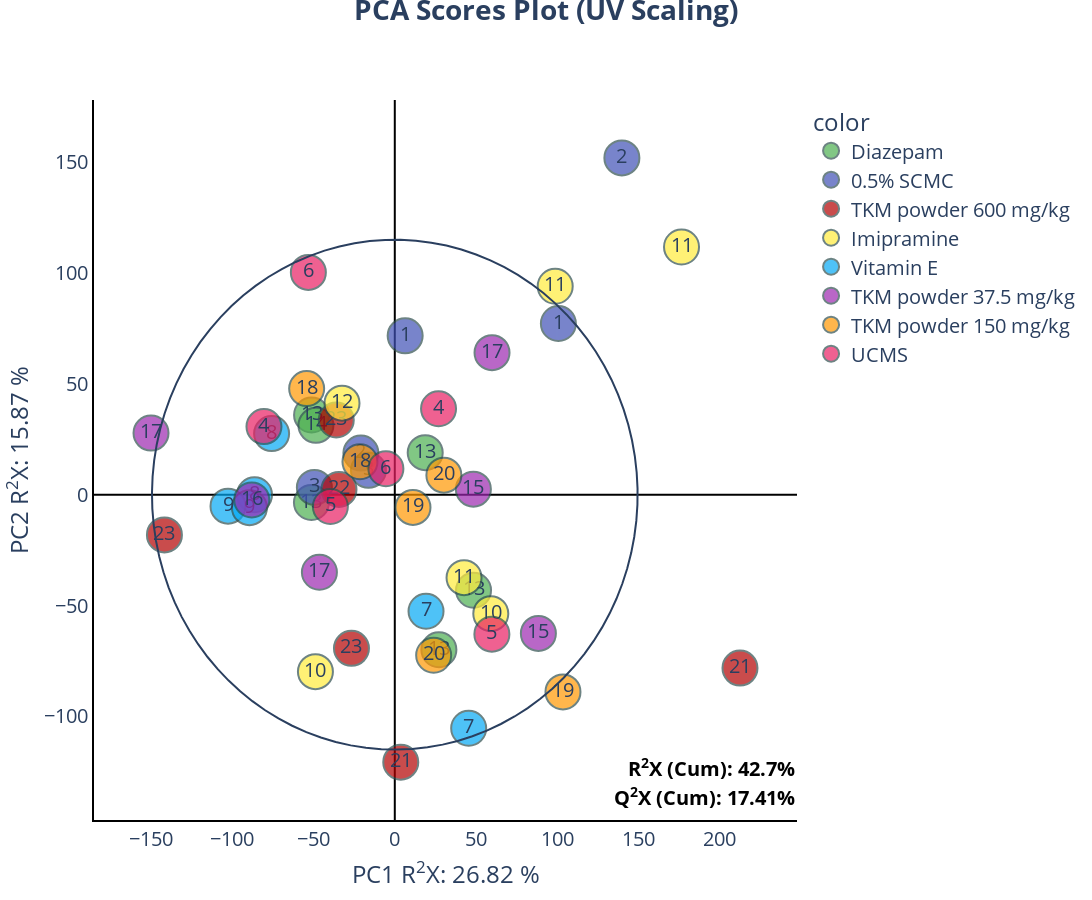

The notebook cell this image was saved under:
### Code cell
# PCA plot


fig = px.scatter(df2_scores_, x='PC1', y='PC2',
                color=Y1,
                color_discrete_map={
                                    "UCMS": "#E91E63",        
                                    "TKM powder 150 mg/kg": "#FF9800",
                                    "Imipramine": "#FFEB3B",       
                                    "TKM powder 37.5 mg/kg": "#9C27B0",
                                    "Vitamin E": "#03A9F4",
                                    "Diazepam": "#4CAF50",        
                                    "TKM powder 600 mg/kg": "#B30000",
                                    "0.5% SCMC": "#3F51B5"
                                    },
                title='<b>PCA Scores Plot ({} Scaling)<b>'.format(scale__), 
                height=900, width=1300,
                labels={"PC1": "PC1 R<sup>2</sup>X: {} %".format(np.round(df_explained_variance_.iloc[1,1]*100, decimals=2)),
                        "PC2": "PC2 R<sup>2</sup>X: {} %".format(np.round(df_explained_variance_.iloc[2,1]*100, decimals=2))},
                        text=pca_label,)

#fig.add_annotation(yref = 'paper', y = -1.06, xref = 'paper', x=1.06 , text='Q2' +' = {}'.format(np.round(df_explained_variance_.iloc[2,2], decimals=2)))
#fig.update_annotations(font = {
#    'size': 20}, showarrow=False)

#set data point fill alpha with boarder in each color
fig.update_traces(marker=dict(size=35, opacity=0.7, line=dict(width=2, color='DarkSlateGrey')))

fig.add_annotation(dict(font=dict(color="black",size=20),
                        #x=x_loc,
                        x=1.0,
                        y=0.05,
                        showarrow=False,
                        text='<b>R<sup>2</sup>X (Cum): {}%<b>'.format(np.round(df_explained_variance_.iloc[2,2]*100, decimals=2)),
                        textangle=0,
                        xref="paper",
                        yref="paper"),
                        # set alignment of text to left side of entry
                        align="left")

fig.add_annotation(dict(font=dict(color="black",size=20),
                        #x=x_loc,
                        x=1.0,
                        y=0.01,
                        showarrow=False,
                        text='<b>Q<sup>2</sup>X (Cum): {}%<b>'.format(np.round(q2_test*100, decimals=2)),
                        textangle=0,
                        xref="paper",
                        yref="paper"),
                        # set alignment of text to left side of entry
                        align="left")



fig.update_traces(marker=dict(size=35))
#fig.update_traces(textposition='top center') #Text label position

#fig.update_traces(marker=dict(size=12, color=Y1_color, marker=Y2_marker))
fig.add_shape(type='path',
            path=confidence_ellipse(df2_scores_['PC1'], df2_scores_['PC2']))



fig.update_xaxes(zeroline=True, zerolinewidth=2, zerolinecolor='Black')
fig.update_yaxes(zeroline=True, zerolinewidth=2, zerolinecolor='Black')
fig.update_xaxes(showline=True, linewidth=2, linecolor='black')
fig.update_yaxes(showline=True, linewidth=2, linecolor='black')
fig.update_layout(
    title={
        'y':1,
        'x':0.5,
        'xanchor': 'center',
        'yanchor': 'top'},
    font=dict(size=20))
fig.update_layout(paper_bgcolor='rgba(0,0,0,0)',plot_bgcolor='rgba(0,0,0,0)')
fig.show()
#save html
fig.write_html('pca_all_cage_label.html')

### Figure 1 — Plotly figure (JSON) as saved in the notebook; plotly's stock layout.template omitted (floating-point values rounded to 4 significant figures)
{"data": [{"hovertemplate": "color=Diazepam<br>PC1 R<sup>2</sup>X: 26.82 %=%{x}<br>PC2 R<sup>2</sup>X: 15.87 %=%{y}<br>text=%{text}<extra></extra>", "legendgroup": "Diazepam", "marker": {"color": "#4CAF50", "line": {"color": "DarkSlateGrey", "width": 2}, "opacity": 0.7, "size": 35, "symbol": "circle"}, "mode": "markers+text", "name": "Diazepam", "orientation": "v", "showlegend": true, "text": [13, 13, 13, 13, 13, 14], "type": "scatter", "x": [48.48, 27.15, 18.72, -51.23, -51.31, -48.55], "xaxis": "x", "y": [-43.11, -69.93, 18.95, 35.95, -3.538, 31.29], "yaxis": "y"}, {"hovertemplate": "color=0.5% SCMC<br>PC1 R<sup>2</sup>X: 26.82 %=%{x}<br>PC2 R<sup>2</sup>X: 15.87 %=%{y}<br>text=%{text}<extra></extra>", "legendgroup": "0.5% SCMC", "marker": {"color": "#3F51B5", "line": {"color": "DarkSlateGrey", "width": 2}, "opacity": 0.7, "size": 35, "symbol": "circle"}, "mode": "markers+text", "name": "0.5% SCMC", "orientation": "v", "showlegend": true, "text": [1, 1, 2, 2, 3, 3], "type": "scatter", "x": [6.382, 100.7, -20.86, 139.8, -49.5, -16.2], "xaxis": "x", "y": [71.68, 77.22, 18.77, 151.9, 3.296, 10.99], "yaxis": "y"}, {"hovertemplate": "color=TKM powder 600 mg/kg<br>PC1 R<sup>2</sup>X: 26.82 %=%{x}<br>PC2 R<sup>2</sup>X: 15.87 %=%{y}<br>text=%{text}<extra></extra>", "legendgroup": "TKM powder 600 mg/kg", "marker": {"color": "#B30000", "line": {"color": "DarkSlateGrey", "width": 2}, "opacity": 0.7, "size": 35, "symbol": "circle"}, "mode": "markers+text", "name": "TKM powder 600 mg/kg", "orientation": "v", "showlegend": true, "text": [21, 21, 22, 23, 23, 23], "type": "scatter", "x": [3.676, 212.5, -34.36, -36.04, -141.8, -26.68], "xaxis": "x", "y": [-120.6, -78.2, 2.381, 33.68, -18.13, -69.3], "yaxis": "y"}, {"hovertemplate": "color=Imipramine<br>PC1 R<sup>2</sup>X: 26.82 %=%{x}<br>PC2 R<sup>2</sup>X: 15.87 %=%{y}<br>text=%{text}<extra></extra>", "legendgroup": "Imipramine", "marker": {"color": "#FFEB3B", "line": {"color": "DarkSlateGrey", "width": 2}, "opacity": 0.7, "size": 35, "symbol": "circle"}, "mode": "markers+text", "name": "Imipramine", "orientation": "v", "showlegend": true, "text": [10, 10, 11, 11, 11, 12], "type": "scatter", "x": [59.1, -48.85, 98.75, 42.63, 176.5, -32.5], "xaxis": "x", "y": [-53.67, -79.81, 94.02, -37.42, 111.7, 41.29], "yaxis": "y"}, {"hovertemplate": "color=Vitamin E<br>PC1 R<sup>2</sup>X: 26.82 %=%{x}<br>PC2 R<sup>2</sup>X: 15.87 %=%{y}<br>text=%{text}<extra></extra>", "legendgroup": "Vitamin E", "marker": {"color": "#03A9F4", "line": {"color": "DarkSlateGrey", "width": 2}, "opacity": 0.7, "size": 35, "symbol": "circle"}, "mode": "markers+text", "name": "Vitamin E", "orientation": "v", "showlegend": true, "text": [7, 7, 8, 8, 9, 9], "type": "scatter", "x": [19.22, 45.49, -86.35, -75.83, -102.7, -89.48], "xaxis": "x", "y": [-52.6, -105.4, -0.03643, 27.56, -5.16, -5.84], "yaxis": "y"}, {"hovertemplate": "color=TKM powder 37.5 mg/kg<br>PC1 R<sup>2</sup>X: 26.82 %=%{x}<br>PC2 R<sup>2</sup>X: 15.87 %=%{y}<br>text=%{text}<extra></extra>", "legendgroup": "TKM powder 37.5 mg/kg", "marker": {"color": "#9C27B0", "line": {"color": "DarkSlateGrey", "width": 2}, "opacity": 0.7, "size": 35, "symbol": "circle"}, "mode": "markers+text", "name": "TKM powder 37.5 mg/kg", "orientation": "v", "showlegend": true, "text": [15, 15, 16, 17, 17, 17], "type": "scatter", "x": [48.38, 88.39, -88.05, 59.85, -46.4, -150.1], "xaxis": "x", "y": [2.482, -62.56, -2.362, 64.05, -34.98, 27.79], "yaxis": "y"}, {"hovertemplate": "color=TKM powder 150 mg/kg<br>PC1 R<sup>2</sup>X: 26.82 %=%{x}<br>PC2 R<sup>2</sup>X: 15.87 %=%{y}<br>text=%{text}<extra></extra>", "legendgroup": "TKM powder 150 mg/kg", "marker": {"color": "#FF9800", "line": {"color": "DarkSlateGrey", "width": 2}, "opacity": 0.7, "size": 35, "symbol": "circle"}, "mode": "markers+text", "name": "TKM powder 150 mg/kg", "orientation": "v", "showlegend": true, "text": [18, 18, 19, 19, 20, 20], "type": "scatter", "x": [-21.43, -54.26, 103.5, 11.19, 30.22, 23.93], "xaxis": "x", "y": [14.84, 47.85, -88.97, -5.731, 8.794, -72.43], "yaxis": "y"}, {"hovertemplate": "color=UCMS<br>PC1 R<sup>2</sup>X: 26.82 %=%{x}<br>PC2 R<sup>2</sup>X: 15.87 %=%{y}<br>text=%{text}<extra></extra>", "legendgroup": "UCMS", "marker": {"color": "#E91E63", "line": {"color": "DarkSlateGrey", "width": 2}, "opacity": 0.7, "size": 35, "symbol": "circle"}, "mode": "markers+text", "name": "UCMS", "orientation": "v", "showlegend": true, "text": [4, 4, 5, 5, 6, 6], "type": "scatter", "x": [-80.53, 26.94, 59.76, -39.66, -53.21, -5.476], "xaxis": "x", "y": [30.71, 38.76, -62.91, -5.31, 100.3, 11.71], "yaxis": "y"}], "layout": {"annotations": [{"align": "left", "font": {"color": "black", "size": 20}, "showarrow": false, "text": "<b>R<sup>2</sup>X (Cum): 42.7%<b>", "textangle": 0, "x": 1, "xref": "paper", "y": 0.05, "yref": "paper"}, {"align": "left", "font": {"color": "black", "size": 20}, "showarrow": false, "text": "<b>Q<sup>2</sup>X (Cum): 17.41%<b>", "textangle": 0, "x": 1, "xref": "paper", "y": 0.01, "yref": "paper"}], "font": {"size": 20}, "height": 900, "legend": {"title": {"text": "color"}, "tracegroupgap": 0}, "paper_bgcolor": "rgba(0,0,0,0)", "plot_bgcolor": "rgba(0,0,0,0)", "shapes": [{"path": "M 105.6958768920989, 81.31749285169762L98.77943009229261, 86.31124856339125L91.46523339108899, 90.95745934013746L83.78273847710366, 95.23741653098945L75.76288004586648, 99.13388625892385L67.43795123672105, 102.631178815581L58.841473599749975, 105.71521183818285L50.008062116324176, 108.37356701423762L40.973285816789875, 110.59554008570124L31.77352455653726, 112.37218395124647L22.445822527162978, 113.69634469308212L13.027739092584993, 114.56269038325516L3.5571975507405114, 114.96773255344252L-5.927667570150096, 114.90984024178196L-15.388664065869035, 114.38924656017986L-24.787695842727825, 113.4080477556517L-34.086916317090726, 111.9701947694753L-43.24888081020943, 110.08147732814476L-52.236697324728375, 107.74950063018527L-61.01417509573747, 104.98365472270287L-69.54597031820896, 101.79507669097889L-77.79772846402588, 98.19660581335836L-85.73622261554166, 94.20273186200757L-93.32948725865018, 89.82953675771569L-100.54694699662912, 85.09462981367571L-107.35953966647102, 80.01707682899546L-113.73983336195658, 74.61732331745347L-119.66213689225899, 68.91711218063142L-125.10260323130186, 62.93939615692327L-130.03932554131652, 56.70824539895887L-134.45242538394595, 50.248750551594725L-138.3241327637, 43.586921720742694L-141.63885768145533, 36.74958373985367L-144.3832529098797, 29.76426815578081L-146.54626773800538, 22.65910236895765L-148.1191924685422, 15.462696374283627L-149.0956934887542, 8.204027558772749L-149.47183877368292, 0.9123240198430626L-149.24611371902415, -6.383053125915418L-148.41942723990473, -13.6527279695947L-146.99510811100222, -20.86742809638565L-144.97889156274417, -27.99810245526122L-142.37889618755932, -35.016038337305204L-139.20559124917136, -41.89297699165745L-135.47175452656904, -48.601227413529415L-131.1924208623998, -55.11377784610753L-126.38482162296518, -61.40440454736379L-121.06831531359008, -67.44777738380981L-115.26430962875462, -73.21956182600398L-108.99617525086408, -78.69651693511288L-102.28915174475914, -83.85658894596942L-95.17024592689683, -88.67900006980102L-87.66812311843215, -93.14433215905208L-79.81299172008734, -97.23460489741022L-71.63648157358378, -100.93334820019444L-63.17151659943326, -104.22566853357277L-54.45218222392992, -107.09830888556667L-45.51358812916924, -109.53970214735914L-36.391726878749694, -111.54001768995954L-27.12332898842273, -113.09120094867664L-17.745715025269263, -114.18700585600813L-8.296645330948651, -114.82301999234966L1.185832025870484, -114.99668235325142L10.663534455653407, -114.7072936616791L20.09829859581151, -113.95601918375573L29.45213398109347, -112.74588403664627L38.687376017780856, -111.08176100747843L47.76683764571282, -108.9703509323489L56.65395907745319, -106.42015571442113L65.3129550116505, -103.44144408976221L73.7089587278165, -100.0462102787669L81.80816248230315, -96.24812568966557L89.57795364015473, -92.06248386858817L96.987045994678, -87.50613891785198L104.00560574595433, -82.59743763044L110.60537163102205, -77.35614561394124L116.75976872200839, -71.80336770142469L122.444015433984, -65.96146296972574L127.63522331165933, -59.85395470733496L132.31248919311525, -53.50543569441815L136.45697937945909, -46.94146917637006L140.05200547148252, -40.18848592964768L143.08309156795482, -33.27367783436239L145.5380325549686, -26.224888382175372L147.40694325162522, -19.07050056038428L148.68229821416966, -11.839322563650754L149.3589620382963, -4.56047179356864L149.4342100376097, 2.73674238683607L148.90773921497492, 10.022936671565168L147.7816694825801, 17.268772127851033L146.06053512579834, 24.445072333683427L143.75126654522072, 31.522940860964063L140.8631623503793, 38.47387763122313L137.40785191752823, 45.26989367537674L133.39924856225048, 51.88362383542639L128.85349351544605, 58.28843695429252L123.78889092829247, 64.45854311008442L118.22583416788845, 70.36909746301303L112.18672370036182, 75.9963002967926L105.69587689209892, 81.3174928516976 Z", "type": "path"}], "title": {"text": "<b>PCA Scores Plot (UV Scaling)<b>", "x": 0.5, "xanchor": "center", "y": 1, "yanchor": "top"}, "width": 1300, "xaxis": {"anchor": "y", "domain": [0, 1], "linecolor": "black", "linewidth": 2, "showline": true, "title": {"text": "PC1 R<sup>2</sup>X: 26.82 %"}, "zeroline": true, "zerolinecolor": "Black", "zerolinewidth": 2}, "yaxis": {"anchor": "x", "domain": [0, 1], "linecolor": "black", "linewidth": 2, "showline": true, "title": {"text": "PC2 R<sup>2</sup>X: 15.87 %"}, "zeroline": true, "zerolinecolor": "Black", "zerolinewidth": 2}}}
